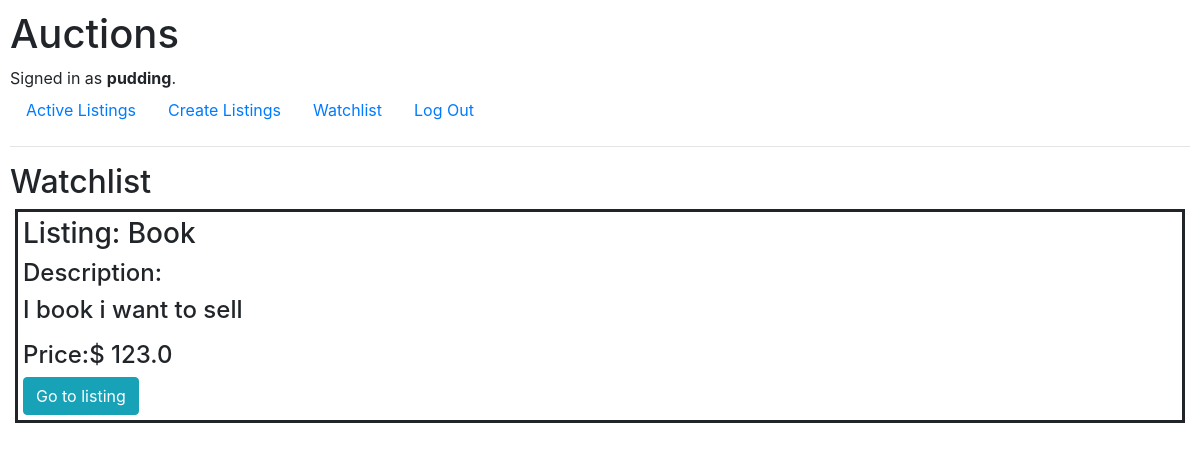
Before: /watchlist (signed in) with the older database file.
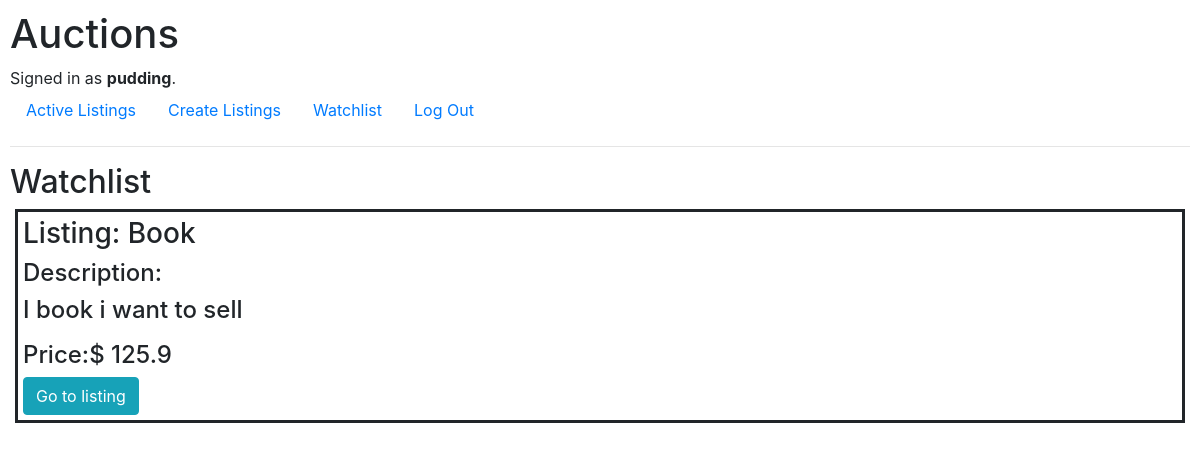
After: the same page with the newer database file.
### auctions/models.py (models this page shows)
class User(AbstractUser):
    pass

class Listings(models.Model):
    price = models.FloatField()
    description = models.TextField()
    owner = models.ForeignKey(User, on_delete=models.CASCADE, related_name="user", blank=True, null=True)
    image = models.URLField()
    title = models.CharField(max_length=40, default="New listing")
    isActive = models.BooleanField(default=True)
    category = models.ForeignKey(Category, on_delete=models.CASCADE, related_name="category", blank=True, null=True)
    watchlist = models.ManyToManyField(User, blank=True, null=True, related_name="listingwatchlist")
    def __str__ (self):
        return self.title

### auctions/views.py (the view)
# urls.py: path("watchlist", views.watchlist, name="watchlist"),
def watchlist(request):
    listings = Listings.objects.filter(watchlist=request.user)
    print(listings)
    return render(request, "auctions/watchlist.html", {
                "listings": listings
                })

### auctions/templates/auctions/watchlist.html
{% extends "auctions/layout.html" %}
{% block body %}
    <h2>Watchlist</h2>
    {% for listing in listings %}
        {% if listing.isActive %}
            <div style="border-style: solid; margin: 5px; padding: 5px;">
                <h3>Listing: {{ listing.title }}</h3>
                <h4>Description:<h4>
                <p>{{ listing.description }}<p>
                <h4>Price:$ {{ listing.price }}</h4>
                <a href="{% url 'listing' id=listing.id %}" class="btn btn-info">Go to listing</a>
            </div>
        {% endif %}
    {% empty %}
        No items Added to watchist
    {% endfor %}
{% endblock %}

### auctions/templates/auctions/layout.html (shortened to what this page needs)
{% load static %}
<!DOCTYPE html>
<html lang="en">
    <head>
        <link rel="stylesheet" href="https://stackpath.bootstrapcdn.com/bootstrap/4.4.1/css/bootstrap.min.css">
        <link href="{% static 'auctions/styles.css' %}" rel="stylesheet">
    </head>
    <body>
        <h1>Auctions</h1>
        <div>
            {% if user.is_authenticated %}
                Signed in as <strong>{{ user.username }}</strong>.
            {% else %}
                Not signed in.
            {% endif %}
        </div>
        <ul class="nav">
            <li class="nav-item">
                <a class="nav-link" href="{% url 'index' %}">Active Listings</a>
            </li>
            {% if user.is_authenticated %}
                <li class="nav-item">
                    <a class="nav-link" href="{% url 'create_listings' %}">Create Listings</a>
                </li>
                <li class="nav-item">
                    <a class="nav-link" href="{% url 'watchlist' %}">Watchlist</a>
                </li>
                <li class="nav-item">
                    <a class="nav-link" href="{% url 'logout' %}">Log Out</a>
                </li>
            {% endif %}
        </ul>
        <hr>
        {% block body %}
        {% endblock %}
    </body>
</html>

### auctions/static/auctions/styles.css (style rules this page uses)
body { padding: 10px; }

Changed rows visible on the page:
changed Listings "Book": price "123.0" → "125.9"
